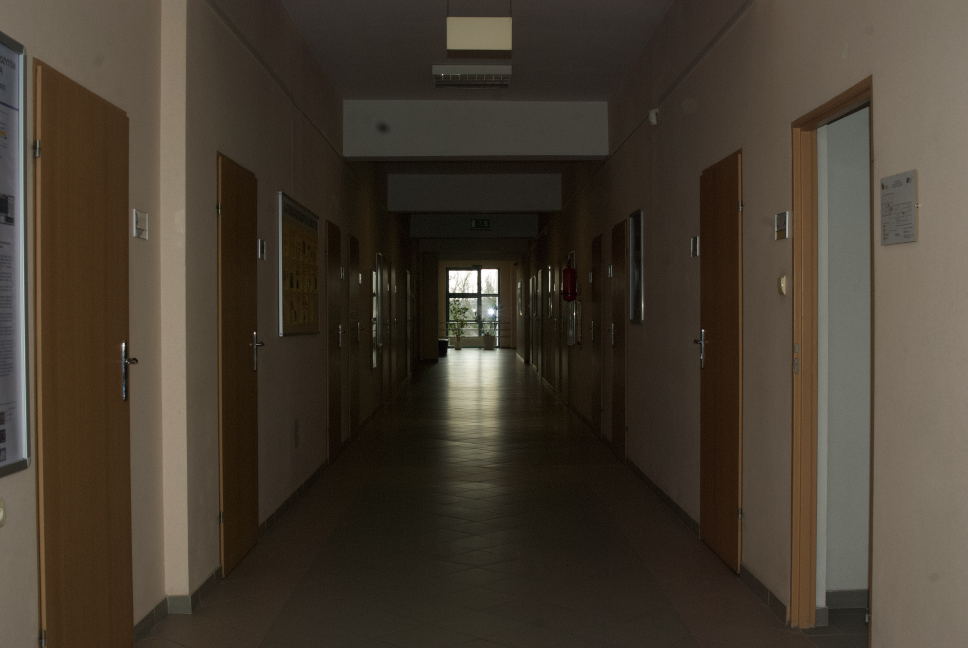
#> input picture Localization/Base/1.jpeg, 3872 x 2592 px (shown at 1/4 size)
$ python -i simple_details_HVS.py   (imports and definitions only)
#> lines starting #> are read from the running program, lines starting #| are printed output that depends on the picture; after the words box and inside, x2 and y2 are one past the last pixel; in counts of white or black regions, pixels touching at a corner belong together
import cv2
import numpy as np
import os
import webbrowser
import folium
import sys
from PIL import Image
from PIL.ExifTags import TAGS, GPSTAGS

# --- KONFIGURACJA ---
BASE_DIR = 'base'
MAP_FILE = 'mapa_bazy.html'

def get_gps_data(image_path):
    """Pobiera współrzędne ze zdjęcia referencyjnego."""
    try:
        with Image.open(image_path) as img:
            exif = img._getexif()
            if not exif: return None
            gps_info = {GPSTAGS.get(t, t): v for t, v in exif.get(34853, {}).items()}
            to_deg = lambda v: float(v[0] + v[1]/60.0 + v[2]/3600.0)
            lat = to_deg(gps_info['GPSLatitude'])
            lon = to_deg(gps_info['GPSLongitude'])
            if gps_info.get('GPSLatitudeRef') == 'S': lat = -lat
            if gps_info.get('GPSLongitudeRef') == 'W': lon = -lon
            return lat, lon
    except: return None

def extract_features(image_path):
    """Analiza wizualna: Barwy (HSV) i Detale (Krawędzie)."""
#> called with image_path = '../Localization/Base/1.jpeg'
    img = cv2.imread(image_path)
#> img is the input picture: shape (2592, 3872, 3); mean B, G, R 47.9, 59.7, 68.8
    if img is None: return None, None

    # 1. Porównywanie barw (Histogram HSV)
    hsv = cv2.cvtColor(img, cv2.COLOR_BGR2HSV)
#> hsv: shape (2592, 3872, 3); mean H, S, V 19.8, 94.2, 69.1
    hist = cv2.calcHist([hsv], [0, 1, 2], None, [8, 8, 8], [0, 180, 0, 256, 0, 256])
    color_sig = cv2.normalize(hist, hist).flatten()
#> color_sig = 512 values, max 0.616 at index 17, min 0 at index 22, mean 0.00754

    # 2. Porównywanie krawędzi i detali (Canny)
    gray = cv2.cvtColor(img, cv2.COLOR_BGR2GRAY)
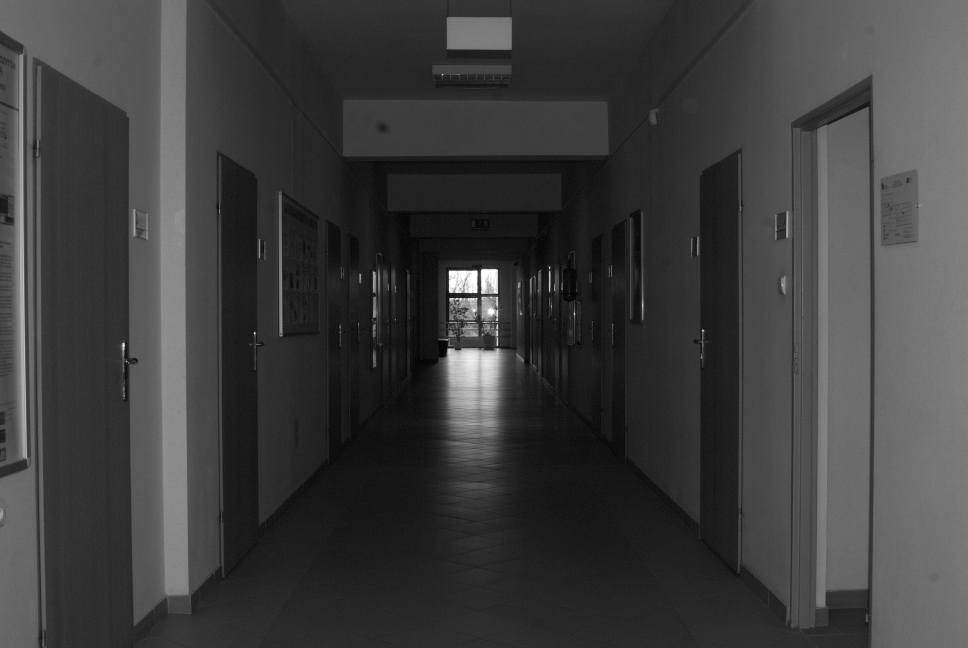
#> gray: shape (2592, 3872) (shown at 1/4 size); min 0, max 255, mean 61.1
    edges = cv2.Canny(gray, 100, 200)
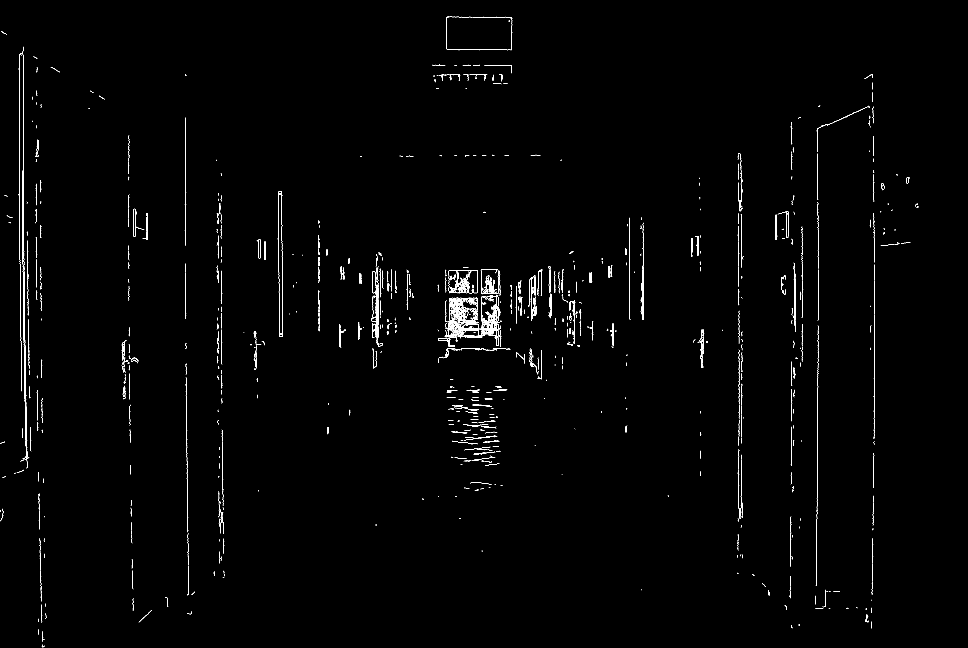
#> edges: shape (2592, 3872) (shown at 1/4 size); 0.58% white in thin lines or dots
    edge_density = np.sum(edges > 0) / edges.size
#> edge_density = 0.00581

    return color_sig, edge_density

# --- PROCES GŁÓWNY ---

# [6 lines not run here, left out]
database = []
# [1 line that did not run here, left out]

# 2. Zgrywanie metadanych i mapa
# [12 lines not run here, left out]
abs_map_path = os.path.abspath(MAP_FILE)
# [7 lines not run here, left out]

# [1 line that did not run here, left out]

# [55 lines not run here, left out]

>>> result = extract_features('../Localization/Base/1.jpeg')

$ run again, on Localization/Base/13.jpeg
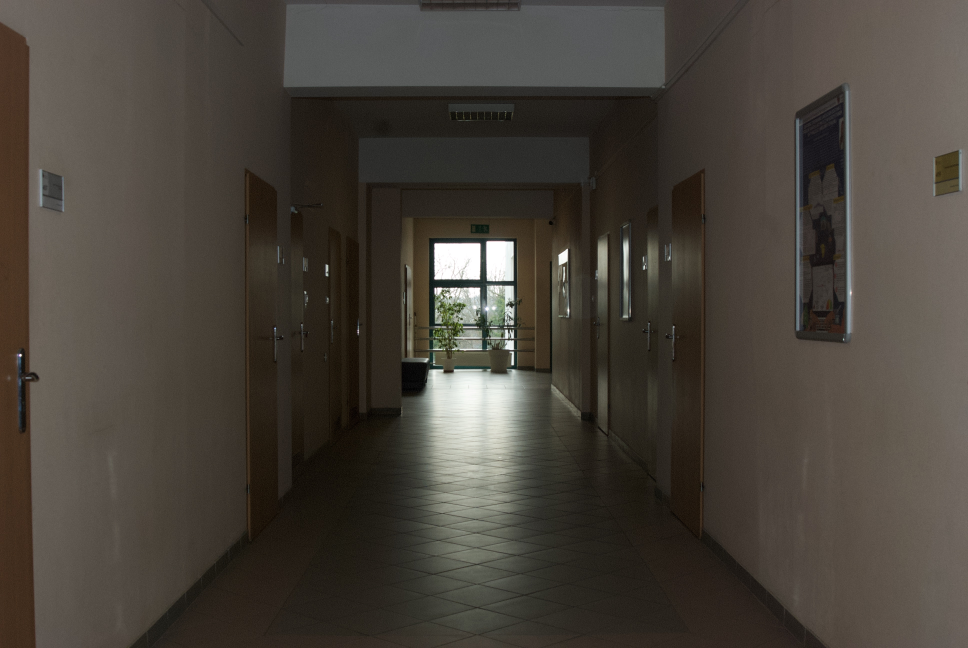
#> input picture Localization/Base/13.jpeg, 3872 x 2592 px (shown at 1/4 size)
#> in extract_features, img is the input picture: shape (2592, 3872, 3); mean B, G, R 58.5, 66.2, 72.2
#> hsv: shape (2592, 3872, 3); mean H, S, V 22.7, 60.5, 72.6
#> color_sig = 512 values, max 0.728 at index 10, min 0 at index 23, mean 0.00565
#> in extract_features, `edges = cv2.Canny(gray, 100, 200)`:
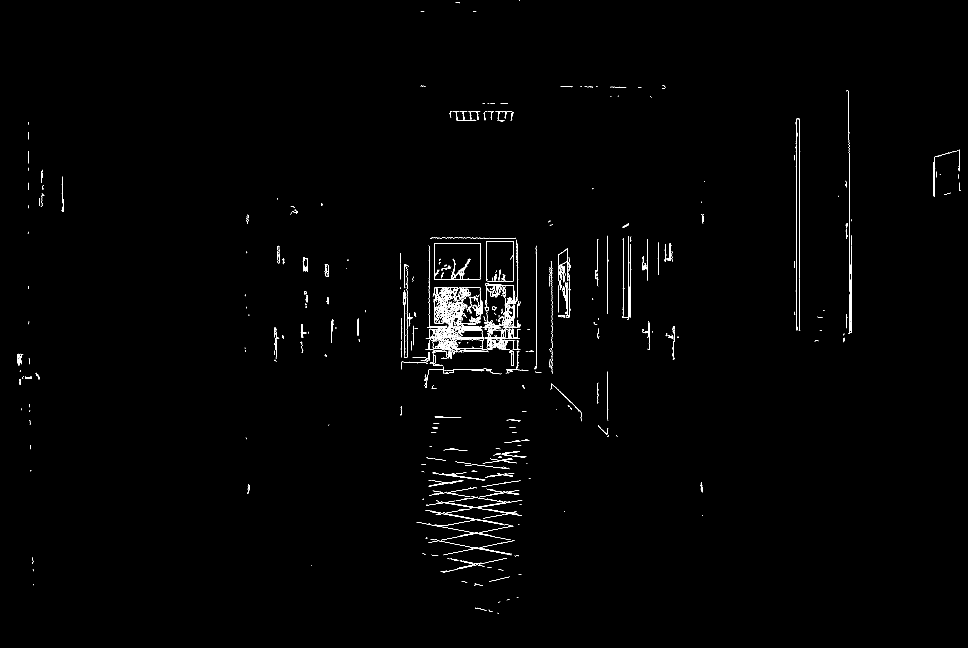
#> edges: shape (2592, 3872) (shown at 1/4 size); 0.49% white in thin lines or dots
#> edge_density = 0.00493

$ run again, on Localization/Base/14.jpeg
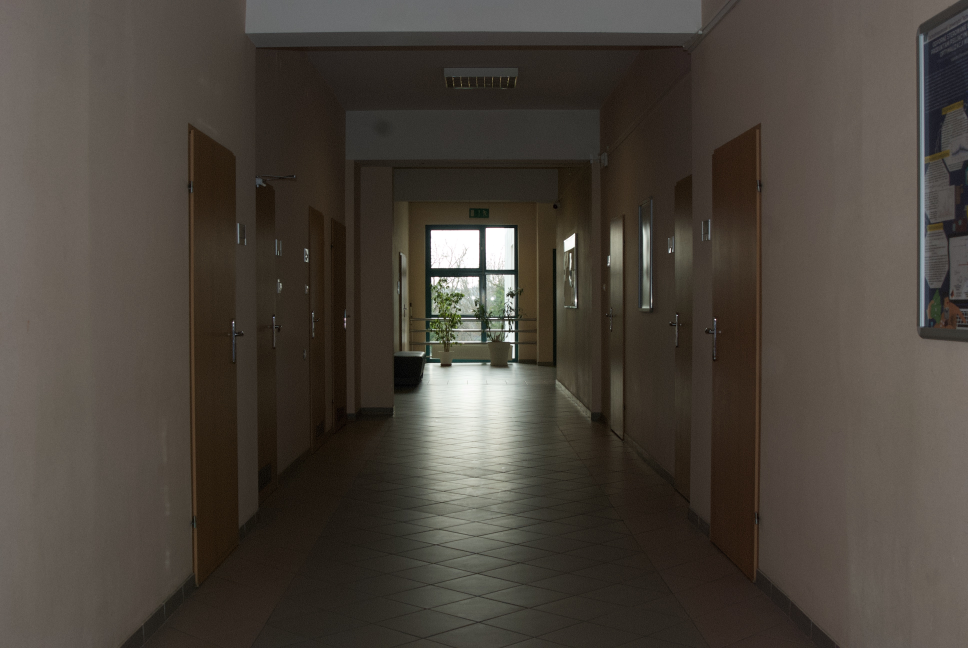
#> input picture Localization/Base/14.jpeg, 3872 x 2592 px (shown at 1/4 size)
#> in extract_features, img is the input picture: shape (2592, 3872, 3); mean B, G, R 59.5, 67.3, 74.1
#> hsv: shape (2592, 3872, 3); mean H, S, V 19.7, 64, 74.5
#> color_sig = 512 values, max 0.608 at index 10, min 0 at index 22, mean 0.0058
#> in extract_features, `edges = cv2.Canny(gray, 100, 200)`:
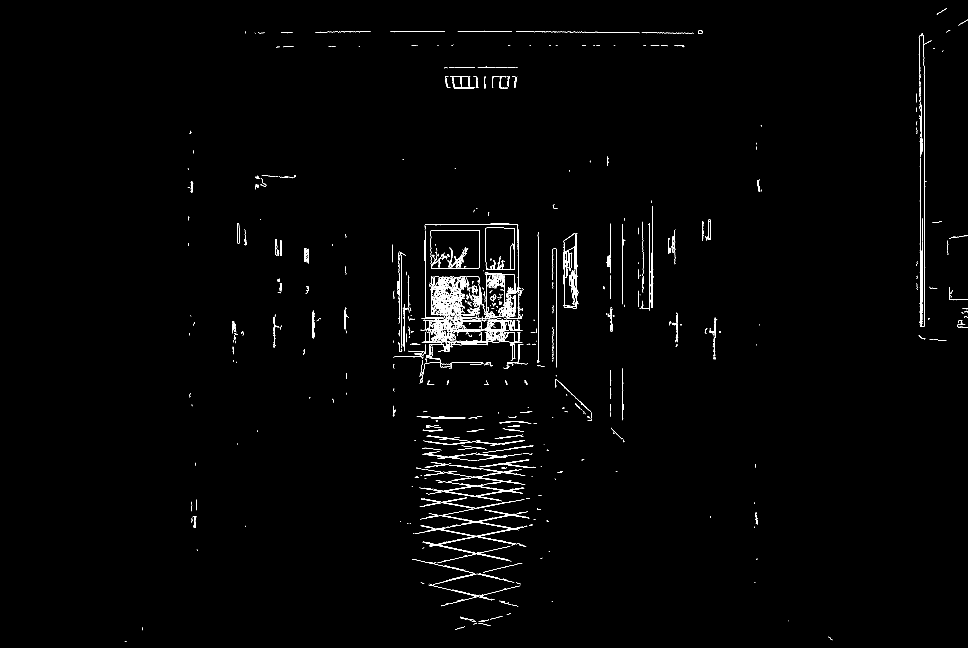
#> edges: shape (2592, 3872) (shown at 1/4 size); 0.69% white in thin lines or dots, all inside (x1, y1, x2, y2) = (499, 34, 3872, 2568)
#> edge_density = 0.00691
